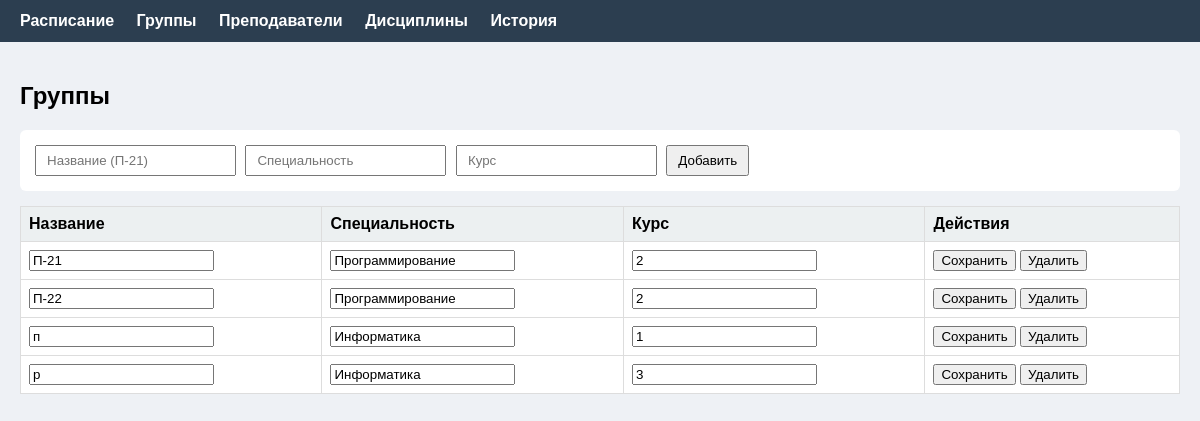
The app's page /groups/ with its own data.
### app/models.py (models this page shows)
class Group(db.Model):
    __tablename__ = 'groups'
    id = db.Column(db.Integer, primary_key=True)
    name = db.Column(db.String(50), unique=True, nullable=False)
    speciality = db.Column(db.String(100))
    course = db.Column(db.Integer)

### app/groups/routes.py (the view)
@groups_bp.route('/')
def groups_list():
    groups = Group.query.order_by(Group.name).all()
    return render_template('groups.html', groups=groups)

### templates/groups.html (shortened to what this page needs)
{% extends "base.html" %}
{% block content %}
<h2>Группы</h2>
<form method="POST" action="{{ url_for('groups.group_add') }}" class="add-form">
    <input type="text" name="name" placeholder="Название (П-21)" required>
    <input type="text" name="speciality" placeholder="Специальность">
    <input type="number" name="course" placeholder="Курс">
    <button type="submit">Добавить</button>
</form>
<table>
    <thead>
        <tr><th>Название</th><th>Специальность</th><th>Курс</th><th>Действия</th></tr>
    </thead>
    <tbody>
        {% for g in groups %}
        <tr>
            <form method="POST" action="{{ url_for('groups.group_edit', group_id=g.id) }}">
                <td><input type="text" name="name" value="{{ g.name }}"></td>
                <td><input type="text" name="speciality" value="{{ g.speciality or '' }}"></td>
                <td><input type="number" name="course" value="{{ g.course or '' }}"></td>
                <td>
                    <button type="submit">Сохранить</button>
            </form>
                    <form method="POST" action="{{ url_for('groups.group_delete', group_id=g.id) }}" style="display:inline">
                        <button type="submit" onclick="return confirm('Удалить группу?')">Удалить</button>
                    </form>
        </tr>
        {% else %}
        <tr><td colspan="4">Групп пока нет</td></tr>
        {% endfor %}
    </tbody>
</table>
{% endblock %}

### static/style.css (style rules this page uses)
body { font-family: Arial, sans-serif; margin: 0; background: #eef1f5; }
table { border-collapse: collapse; width: 100%; background: #fff; margin-top: 15px; }
th, td { border: 1px solid #ddd; padding: 8px; text-align: left; }
th { background: #ecf0f1; }
.add-form { background: #fff; padding: 15px; border-radius: 6px; margin-bottom: 15px; }
.add-form input, .add-form button { padding: 6px 10px; margin-right: 5px; }
button { cursor: pointer; }

### records on screen
Group: name "П-21", speciality "Программирование", course "2"
Group: name "П-22", speciality "Программирование", course "2"
Group: name "п", speciality "Информатика", course "1"
Group: name "р", speciality "Информатика", course "3"
